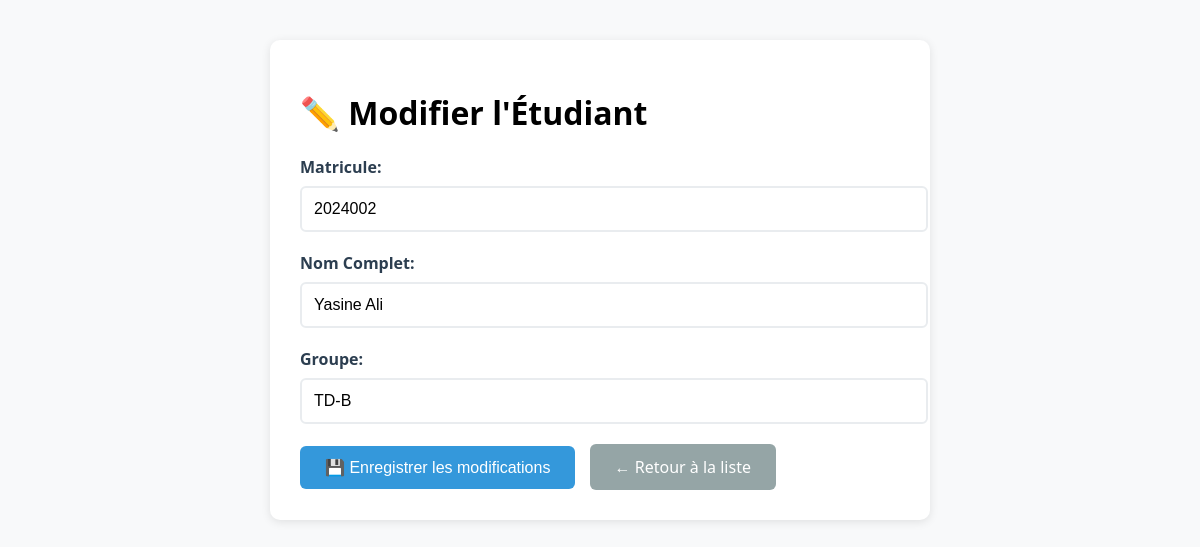
The app's page /update_student.php?id=2 with its own data.
### tables this page shows
CREATE TABLE IF NOT EXISTS students (
    id INT AUTO_INCREMENT PRIMARY KEY,
    matricule VARCHAR(50) NOT NULL UNIQUE,
    fullname VARCHAR(255) NOT NULL,
    group_id VARCHAR(50) NOT NULL,
    created_at TIMESTAMP DEFAULT CURRENT_TIMESTAMP,
    updated_at TIMESTAMP DEFAULT CURRENT_TIMESTAMP ON UPDATE CURRENT_TIMESTAMP,
    INDEX idx_matricule (matricule),
    INDEX idx_group (group_id)
);

### update_student.php (the view, shortened to what this page needs)
<?php
$student = null;
if (isset($_GET['id'])) {
    try {
        $conn = getDBConnection();
        $stmt = $conn->prepare("SELECT * FROM students WHERE id = ?");
        $stmt->execute([$_GET['id']]);
        $student = $stmt->fetch(PDO::FETCH_ASSOC);
    } catch (Exception $e) {
        $error = "Erreur: " . $e->getMessage();
    }
}
?>
<!DOCTYPE html>
<html lang="fr">
<head>
</head>
<body>
    <div class="container">
        <h1>✏️ Modifier l'Étudiant</h1>
        <?php if ($student): ?>
        <form method="POST">
            <div class="form-group">
                <label for="matricule">Matricule:</label>
                <input type="text" id="matricule" name="matricule"
                       value="<?php echo htmlspecialchars($student['matricule']); ?>" required>
            </div>
            <div class="form-group">
                <label for="fullname">Nom Complet:</label>
                <input type="text" id="fullname" name="fullname"
                       value="<?php echo htmlspecialchars($student['fullname']); ?>" required>
            </div>
            <div class="form-group">
                <label for="group_id">Groupe:</label>
                <input type="text" id="group_id" name="group_id"
                       value="<?php echo htmlspecialchars($student['group_id']); ?>" required>
            </div>
            <button type="submit" class="btn btn-primary">💾 Enregistrer les modifications</button>
            <a href="list_students.php" class="btn btn-secondary">← Retour à la liste</a>
        </form>
        <?php else: ?>
            <div class="error">Aucun étudiant sélectionné</div>
            <a href="list_students.php" class="btn btn-secondary">← Retour à la liste</a>
        <?php endif; ?>
    </div>
</body>
</html>

### update_student.php (style rules this page uses)
body { font-family: 'Segoe UI', Tahoma, Geneva, Verdana, sans-serif; margin: 40px; background: #f8f9fa; }
.container { max-width: 600px; margin: 0 auto; background: white; padding: 30px; border-radius: 10px; box-shadow: 0 2px 10px rgba(0,0,0,0.1); }
.form-group { margin-bottom: 20px; }
label { display: block; margin-bottom: 8px; font-weight: bold; color: #2c3e50; }
input { padding: 12px; width: 100%; border: 2px solid #e9ecef; border-radius: 6px; font-size: 1em; transition: border-color 0.3s; }
.btn { padding: 12px 25px; text-decoration: none; border-radius: 6px; color: white; border: none; font-size: 1em; cursor: pointer; transition: background-color 0.3s; display: inline-block; }
.btn-primary { background: #3498db; }
.btn-secondary { background: #95a5a6; margin-left: 10px; }

### records on screen
students: matricule "2024002", fullname "Yasine Ali", group_id "TD-B"
